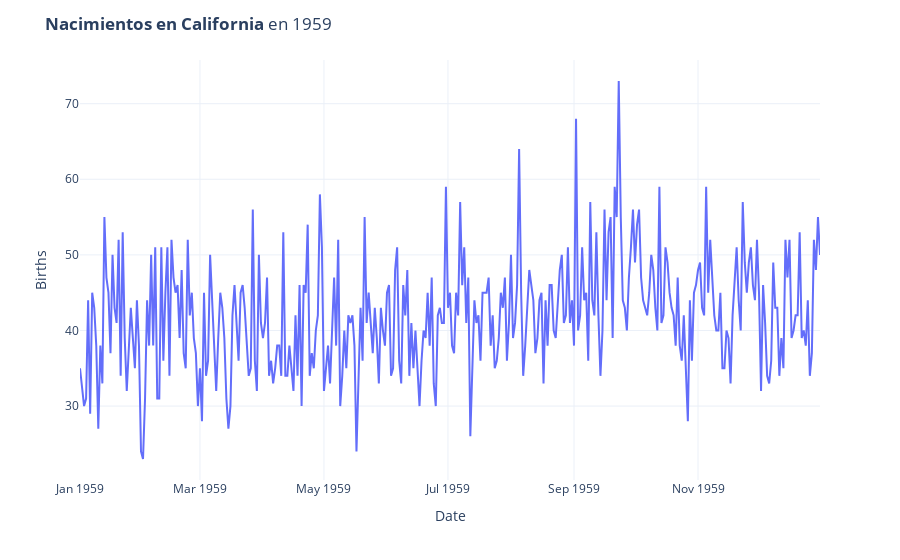

Source (notebook cell):
### Code cell
fig = px.line(df_births, 
          x ='Date',
          y ='Births',
          template = 'plotly_white'   )
fig.update_layout(title = '<b>Nacimientos en California</b> en 1959')

### Figure 1 — Plotly figure (JSON) as saved in the notebook; plotly's stock layout.template omitted (floating-point values rounded to 4 significant figures; data arrays with more than 128 entries replaced by an {"elided": "..."} marker saying what was removed)
{"data": [{"hovertemplate": "Date=%{x}<br>Births=%{y}<extra></extra>", "legendgroup": "", "line": {"color": "#636efa", "dash": "solid"}, "mode": "lines", "name": "", "orientation": "v", "showlegend": false, "type": "scatter", "x": {"elided": "365 str values"}, "xaxis": "x", "y": {"elided": "365 int values"}, "yaxis": "y"}], "layout": {"legend": {"tracegroupgap": 0}, "margin": {"t": 60}, "title": {"text": "<b>Nacimientos en California</b> en 1959"}, "xaxis": {"anchor": "y", "domain": [0, 1], "title": {"text": "Date"}}, "yaxis": {"anchor": "x", "domain": [0, 1], "title": {"text": "Births"}}}}
